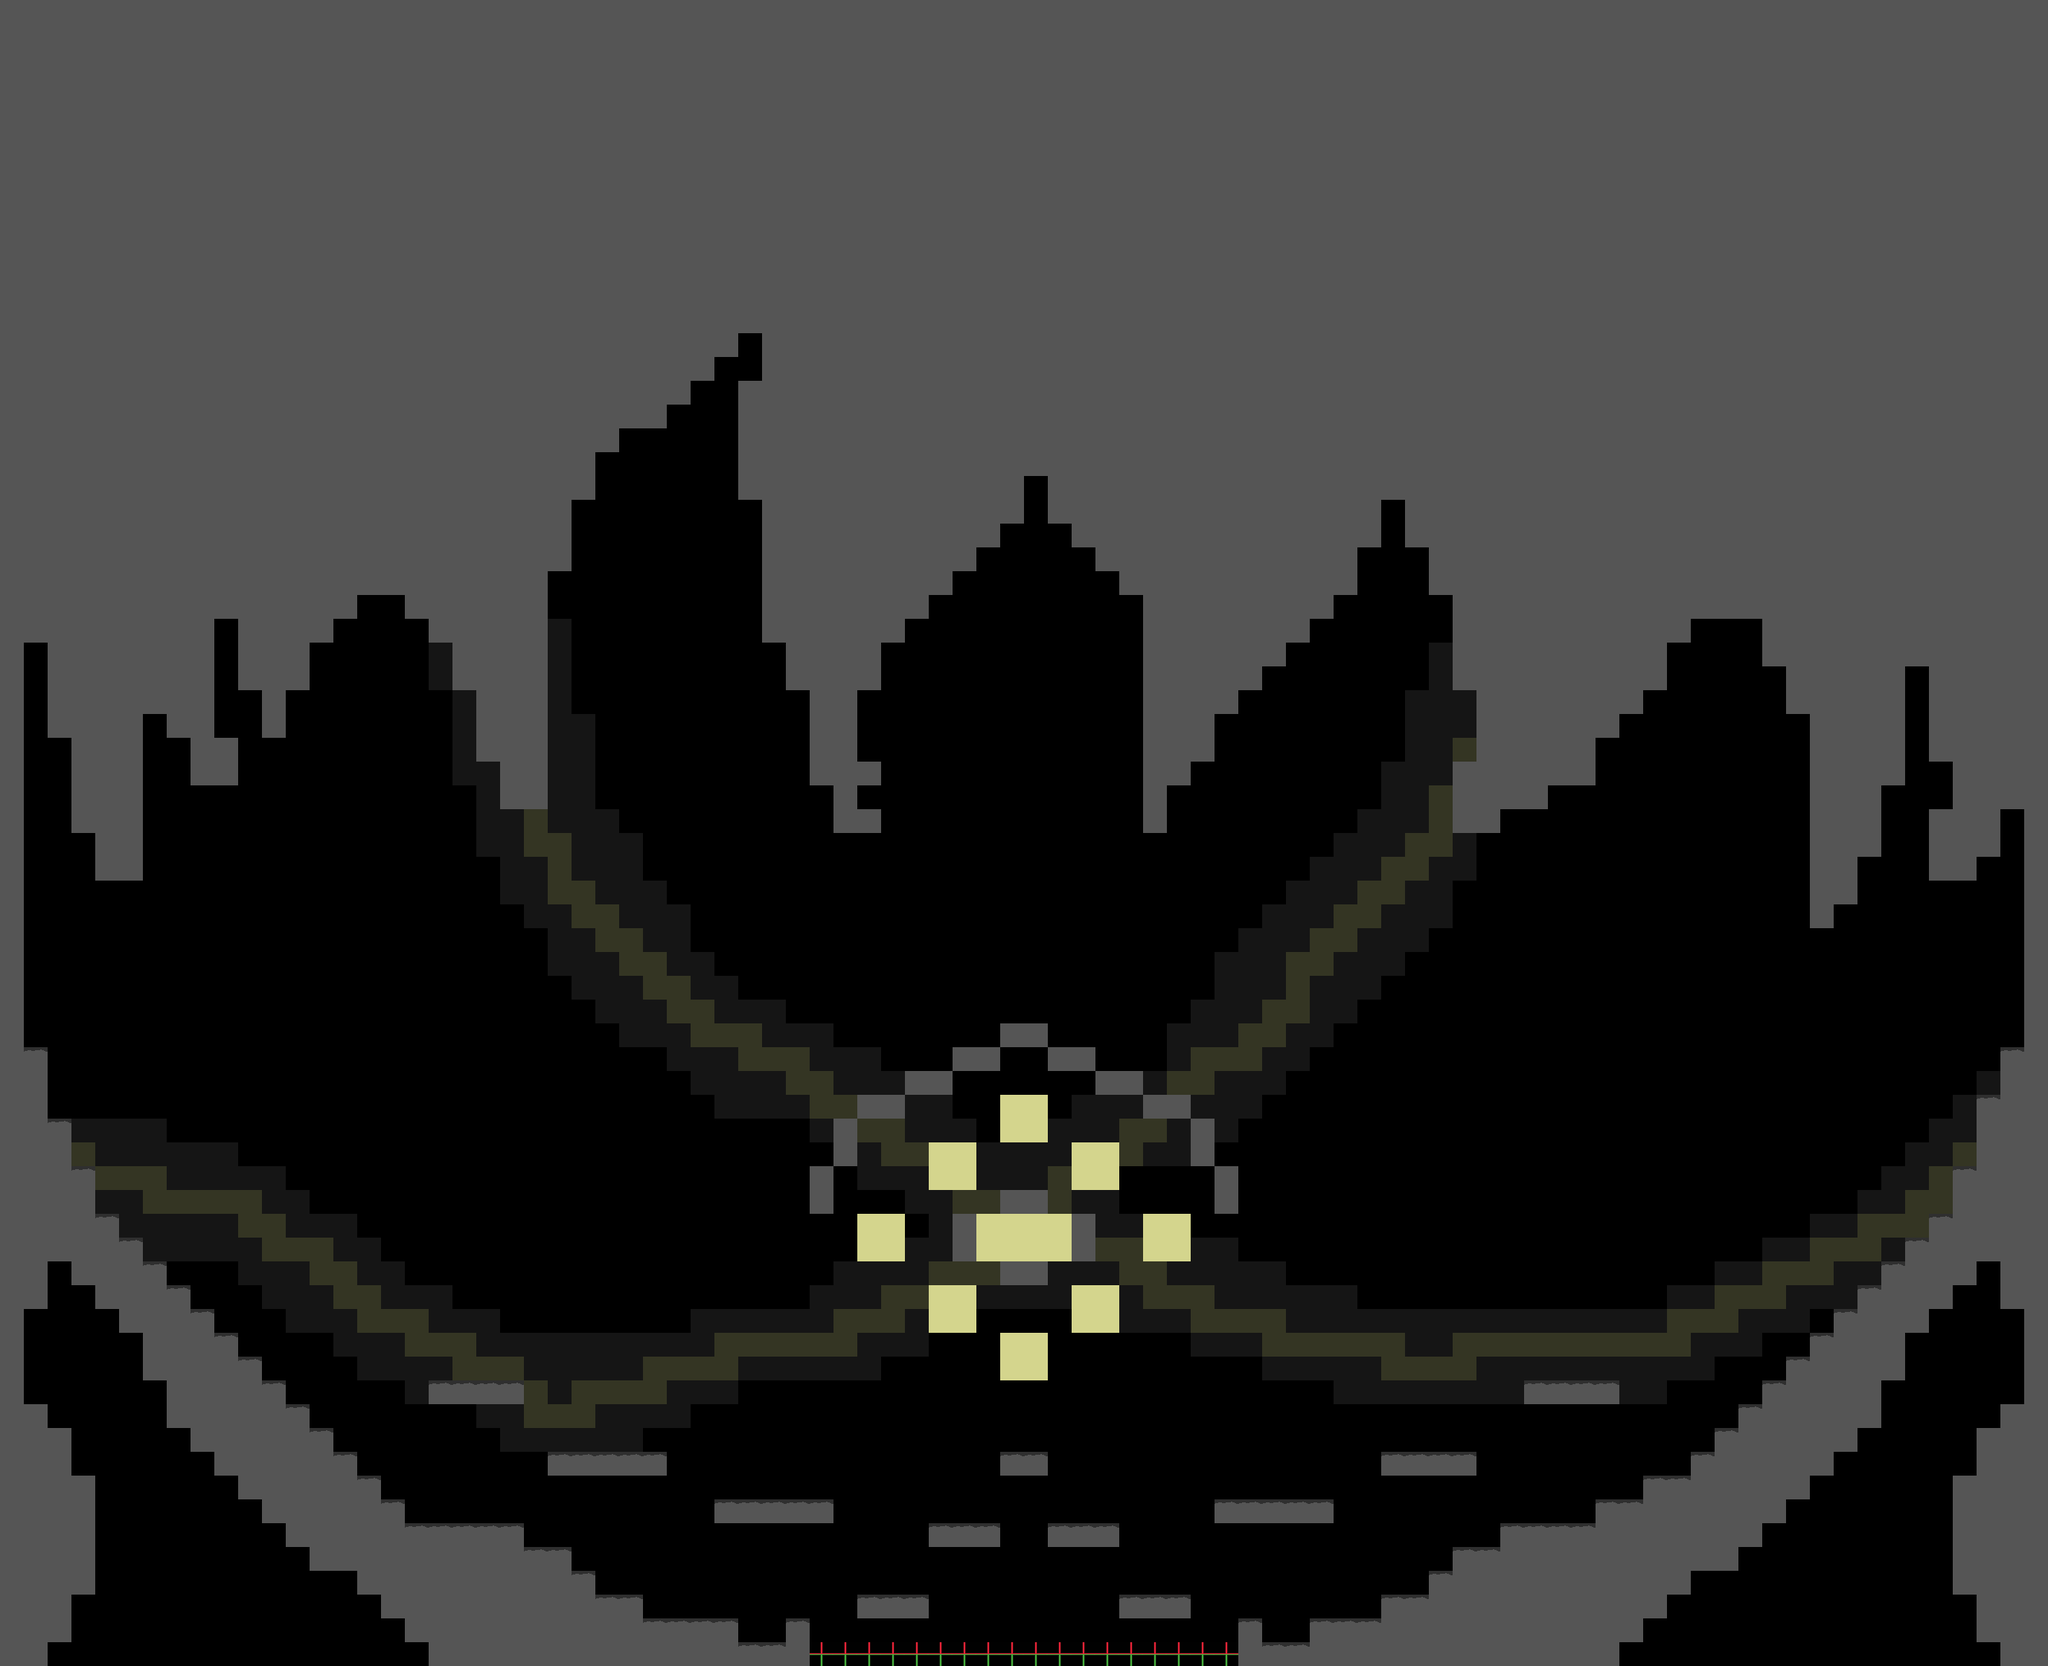

The image is a tile-based game level rendered from a .tmx file. Its description and source (layers, tilesets, objects; grid data summarised) follow:
An orthogonal 86x70 tile map with 32x32 px tiles, 2 tile layers (background, main) and 19 objects (18x elevator, spawn).

<map version="1.0" tiledversion="1.0.3" orientation="orthogonal" renderorder="right-down" width="86" height="70" tilewidth="32" tileheight="32" nextobjectid="20">
 <properties>
  <property name="cameraHeight" type="float" value="38" />
  <property name="cameraWidth" type="float" value="0" />
 </properties>
 <tileset firstgid="1" source="../../textures/tilesets/test/testTileset.tsx" />
 <layer name="background" width="86" height="70" opacity="0.25">
  <data>[6020 cells, 841 non-empty, 2 distinct tile ids]</data>
 </layer>
 <layer name="main" width="86" height="70">
  <data>[6020 cells, 3006 non-empty, 4 distinct tile ids]</data>
 </layer>
 <objectgroup name="gateNetwork">
  <object id="1" name="-1r" type="elevator" x="1088" y="2208" width="32" height="32">
   <properties>
    <property name="height" type="float" value="0" />
    <property name="id" type="int" value="-1" />
    <property name="inverted" type="bool" value="true" />
    <property name="speed" type="float" value="10" />
   </properties>
  </object>
  <object id="2" name="-1r" type="elevator" x="1120" y="2208" width="32" height="32">
   <properties>
    <property name="height" type="float" value="0" />
    <property name="id" type="int" value="-1" />
    <property name="inverted" type="bool" value="true" />
    <property name="speed" type="float" value="10" />
   </properties>
  </object>
  <object id="3" name="-1r" type="elevator" x="1152" y="2208" width="32" height="32">
   <properties>
    <property name="height" type="float" value="0" />
    <property name="id" type="int" value="-1" />
    <property name="inverted" type="bool" value="true" />
    <property name="speed" type="float" value="10" />
   </properties>
  </object>
  <object id="4" name="-1r" type="elevator" x="1184" y="2208" width="32" height="32">
   <properties>
    <property name="height" type="float" value="0" />
    <property name="id" type="int" value="-1" />
    <property name="inverted" type="bool" value="true" />
    <property name="speed" type="float" value="10" />
   </properties>
  </object>
  <object id="5" name="-1r" type="elevator" x="1216" y="2208" width="32" height="32">
   <properties>
    <property name="height" type="float" value="0" />
    <property name="id" type="int" value="-1" />
    <property name="inverted" type="bool" value="true" />
    <property name="speed" type="float" value="10" />
   </properties>
  </object>
  <object id="6" name="-1r" type="elevator" x="1248" y="2208" width="32" height="32">
   <properties>
    <property name="height" type="float" value="0" />
    <property name="id" type="int" value="-1" />
    <property name="inverted" type="bool" value="true" />
    <property name="speed" type="float" value="10" />
   </properties>
  </object>
  <object id="7" name="-1r" type="elevator" x="1280" y="2208" width="32" height="32">
   <properties>
    <property name="height" type="float" value="0" />
    <property name="id" type="int" value="-1" />
    <property name="inverted" type="bool" value="true" />
    <property name="speed" type="float" value="10" />
   </properties>
  </object>
  <object id="8" name="-1r" type="elevator" x="1312" y="2208" width="32" height="32">
   <properties>
    <property name="height" type="float" value="0" />
    <property name="id" type="int" value="-1" />
    <property name="inverted" type="bool" value="true" />
    <property name="speed" type="float" value="10" />
   </properties>
  </object>
  <object id="9" name="-1r" type="elevator" x="1344" y="2208" width="32" height="32">
   <properties>
    <property name="height" type="float" value="0" />
    <property name="id" type="int" value="-1" />
    <property name="inverted" type="bool" value="true" />
    <property name="speed" type="float" value="10" />
   </properties>
  </object>
  <object id="10" name="-1r" type="elevator" x="1376" y="2208" width="32" height="32">
   <properties>
    <property name="height" type="float" value="0" />
    <property name="id" type="int" value="-1" />
    <property name="inverted" type="bool" value="true" />
    <property name="speed" type="float" value="10" />
   </properties>
  </object>
  <object id="11" name="-1r" type="elevator" x="1408" y="2208" width="32" height="32">
   <properties>
    <property name="height" type="float" value="0" />
    <property name="id" type="int" value="-1" />
    <property name="inverted" type="bool" value="true" />
    <property name="speed" type="float" value="10" />
   </properties>
  </object>
  <object id="12" name="-1r" type="elevator" x="1440" y="2208" width="32" height="32">
   <properties>
    <property name="height" type="float" value="0" />
    <property name="id" type="int" value="-1" />
    <property name="inverted" type="bool" value="true" />
    <property name="speed" type="float" value="10" />
   </properties>
  </object>
  <object id="13" name="-1r" type="elevator" x="1472" y="2208" width="32" height="32">
   <properties>
    <property name="height" type="float" value="0" />
    <property name="id" type="int" value="-1" />
    <property name="inverted" type="bool" value="true" />
    <property name="speed" type="float" value="10" />
   </properties>
  </object>
  <object id="14" name="-1r" type="elevator" x="1504" y="2208" width="32" height="32">
   <properties>
    <property name="height" type="float" value="0" />
    <property name="id" type="int" value="-1" />
    <property name="inverted" type="bool" value="true" />
    <property name="speed" type="float" value="10" />
   </properties>
  </object>
  <object id="15" name="-1r" type="elevator" x="1536" y="2208" width="32" height="32">
   <properties>
    <property name="height" type="float" value="0" />
    <property name="id" type="int" value="-1" />
    <property name="inverted" type="bool" value="true" />
    <property name="speed" type="float" value="10" />
   </properties>
  </object>
  <object id="16" name="-1r" type="elevator" x="1568" y="2208" width="32" height="32">
   <properties>
    <property name="height" type="float" value="0" />
    <property name="id" type="int" value="-1" />
    <property name="inverted" type="bool" value="true" />
    <property name="speed" type="float" value="10" />
   </properties>
  </object>
  <object id="17" name="-1r" type="elevator" x="1600" y="2208" width="32" height="32">
   <properties>
    <property name="height" type="float" value="0" />
    <property name="id" type="int" value="-1" />
    <property name="inverted" type="bool" value="true" />
    <property name="speed" type="float" value="10" />
   </properties>
  </object>
  <object id="18" name="-1r" type="elevator" x="1632" y="2208" width="32" height="32">
   <properties>
    <property name="height" type="float" value="0" />
    <property name="id" type="int" value="-1" />
    <property name="inverted" type="bool" value="true" />
    <property name="speed" type="float" value="10" />
   </properties>
  </object>
 </objectgroup>
 <objectgroup name="area" />
 <objectgroup name="meta">
  <object id="19" type="spawn" x="1360" y="1920" width="32" height="32" />
 </objectgroup>
</map>
